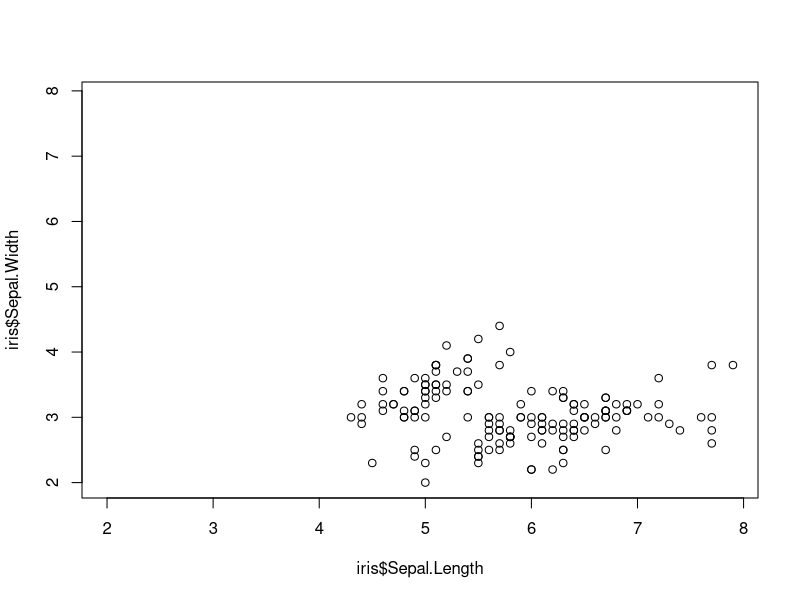
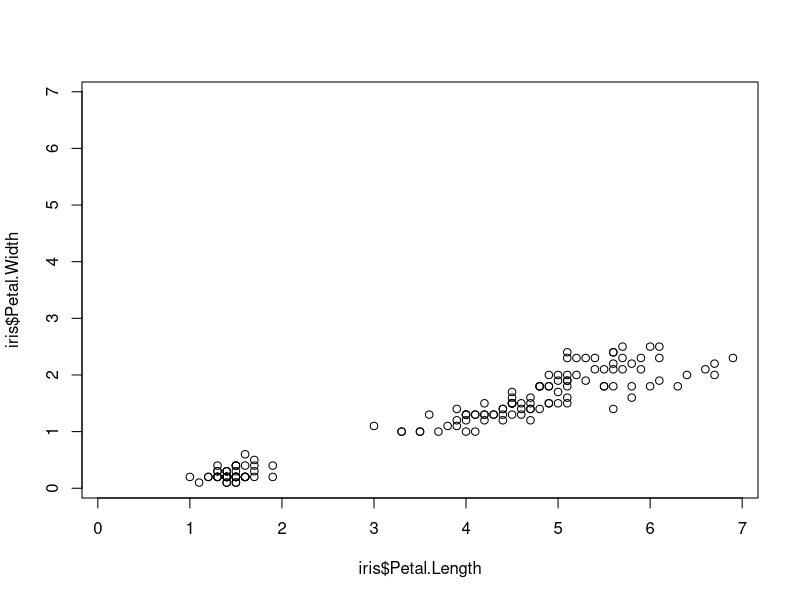
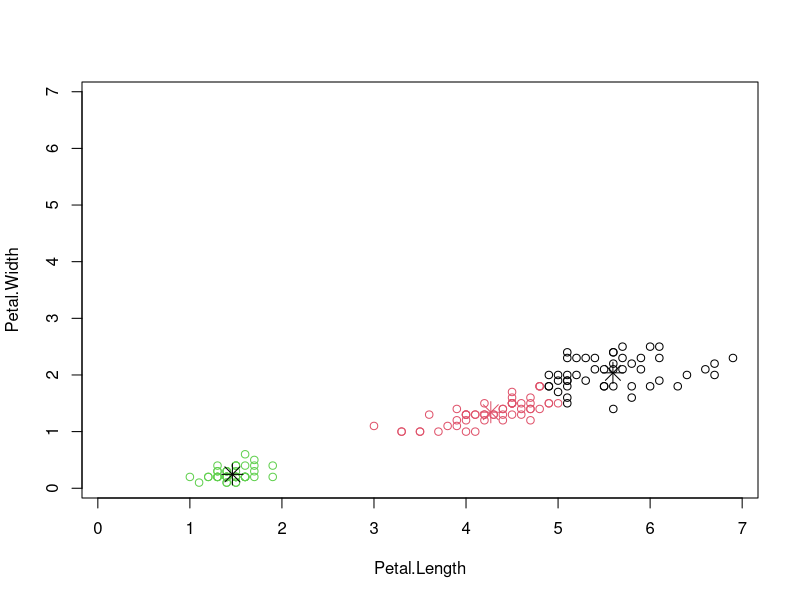
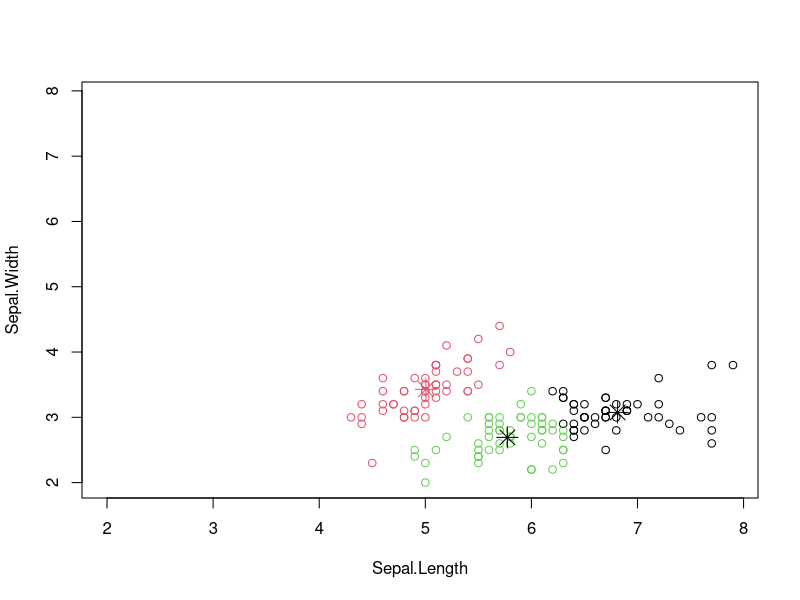
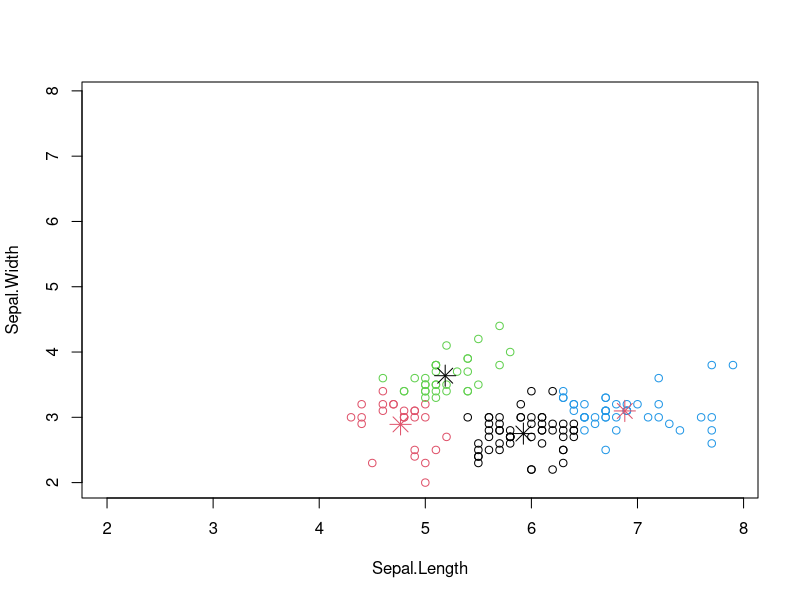
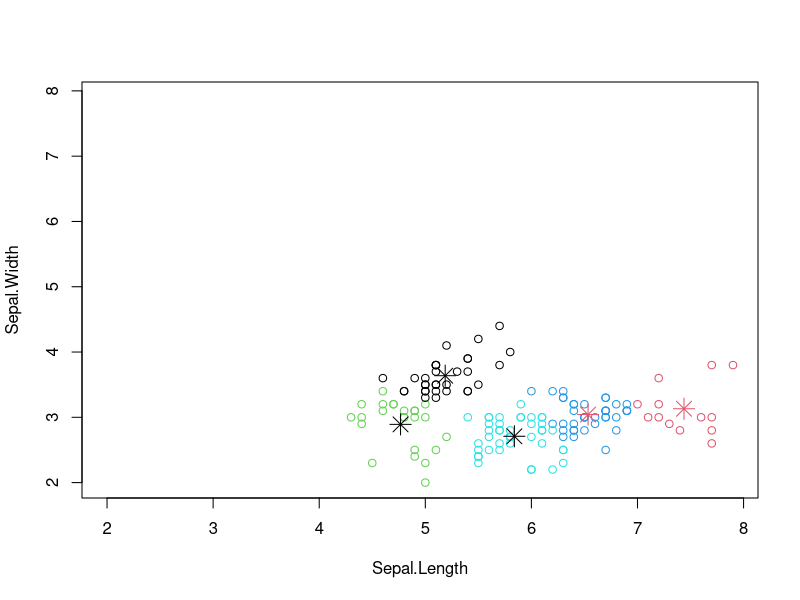
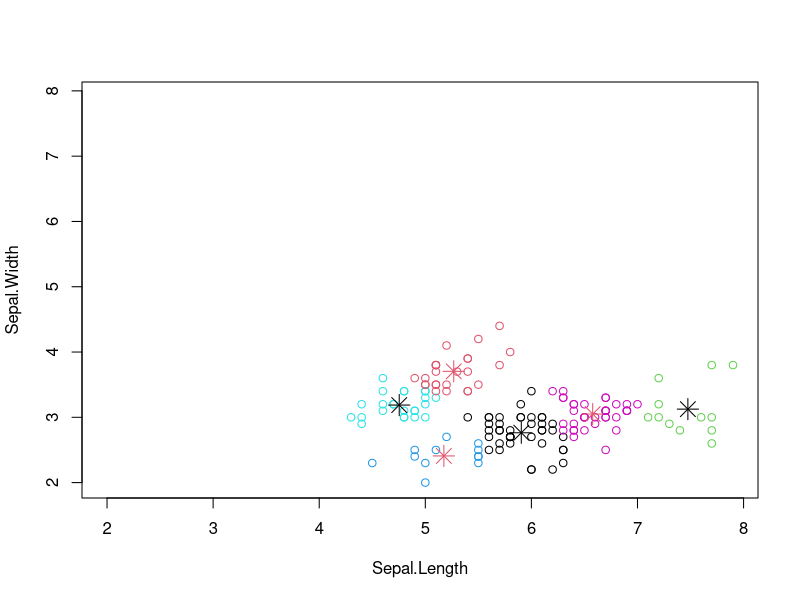

Write the R code that produced these figures, in order.
# K-Means Clustering with the "iris" dataset created by Ronald Fischer
# Created by Suparna Kumar
# 9 May 2020


# Include iris dataset
data(iris)

# View the data using the Environment pane
View(iris)

# The iris dataset contains 3 species of iris - setosa, versicolor, and virginica.
# Four parameters are measured - sepal length, sepal width, petal length, and petal width.

# Plot the scatter plot of sepal length and sepal width
plot(iris$Sepal.Length, iris$Sepal.Width, ylim = c(2,7.9), xlim = c(2,7.9))

# Plot the scatter plot of petal length and petal width
plot(iris$Petal.Length, iris$Petal.Width, xlim = c(0.1, 6.9), ylim = c(0.1, 6.9))


### 1. Print quality of clustering of petal length and petal width.

# Cluster petal length and petal width into 3 clusters
petal <- iris[,c(3,4)]
petal_cluster <- kmeans(x = petal, centers = 3, nstart = 25)

plot(petal, col = petal_cluster$cluster, xlim = c(0.1, 6.9), ylim = c(0.1, 6.9))

# Plot cluster centres
points(petal_cluster$centers, col = 1:2, pch = 8, cex = 2)

# Print the number of data points in each cluster:
print(petal_cluster$size)

# Print cluster category of each data point:
print(petal_cluster$cluster)

# Print cluster centroids
print(petal_cluster$centers) 

#Print the total sum of squares of distances of each point in the data space to the global centroid
print(petal_cluster$totss)

# Print the total sum of squares of distances of each cluster centroid to the global centroid
print(petal_cluster$betweenss)

# Clustering Ratio of between SS to total SS - check if ratio is close to 1
clratio = petal_cluster$betweenss/petal_cluster$totss
print(clratio)
# 0.9430539






### 2. Perform clustering on sepal length and sepal width for various numbers of clusters.

# Cluster sepal length and sepal width into 3 clusters
sepal <- iris[,c(1,2)]
sepal_cluster <- kmeans(x = sepal, centers = 3, nstart = 25)

plot(sepal, col = sepal_cluster$cluster, ylim = c(2,7.9), xlim = c(2,7.9))

# Plot cluster centres
points(sepal_cluster$centers, col = 1:2, pch = 8, cex = 2)

# Print the number of data points in each cluster:
print(sepal_cluster$size)

# Print cluster centroids
print(sepal_cluster$centers) 

# Clustering Ratio of between SS to total SS - check if ratio is close to 1
clratio_3 = sepal_cluster$betweenss/sepal_cluster$totss
print(clratio_3)
# 0.7160328



# Cluster sepal length and sepal width into 4 clusters
sepal_cluster <- kmeans(x = sepal, centers = 4, nstart = 25)

plot(sepal, col = sepal_cluster$cluster, ylim = c(2,7.9), xlim = c(2,7.9))

# Plot cluster centres
points(sepal_cluster$centers, col = 1:2, pch = 8, cex = 2)

# Print the number of data points in each cluster:
print(sepal_cluster$size)

# Print cluster centroids
print(sepal_cluster$centers) 

# Clustering Ratio of between SS to total SS - check if ratio is close to 1
clratio_4 = sepal_cluster$betweenss/sepal_cluster$totss
print(clratio_4)
# 0.7856576



# Cluster sepal length and sepal width into 5 clusters
sepal_cluster <- kmeans(x = sepal, centers = 5, nstart = 25)

plot(sepal, col = sepal_cluster$cluster, ylim = c(2,7.9), xlim = c(2,7.9))

# Plot cluster centres
points(sepal_cluster$centers, col = 1:2, pch = 8, cex = 2)

# Print the number of data points in each cluster:
print(sepal_cluster$size)

# Print cluster centroids
print(sepal_cluster$centers) 

# Clustering Ratio of between SS to total SS - check if ratio is close to 1
clratio_5 = sepal_cluster$betweenss/sepal_cluster$totss
print(clratio_5)
# 0.8393768



# Cluster sepal length and sepal width into 6 clusters
sepal_cluster <- kmeans(x = sepal, centers = 6, nstart = 25)

plot(sepal, col = sepal_cluster$cluster, ylim = c(2,7.9), xlim = c(2,7.9))

# Plot cluster centres
points(sepal_cluster$centers, col = 1:2, pch = 8, cex = 2)

# Print the number of data points in each cluster:
print(sepal_cluster$size)

# Print cluster centroids
print(sepal_cluster$centers) 

# Clustering Ratio of between SS to total SS - check if ratio is close to 1
clratio_6 = sepal_cluster$betweenss/sepal_cluster$totss
print(clratio_6)
# 0.8671559

# As we can see, the sepal width and sepal length cluster well into 6 clusters instead of 3.